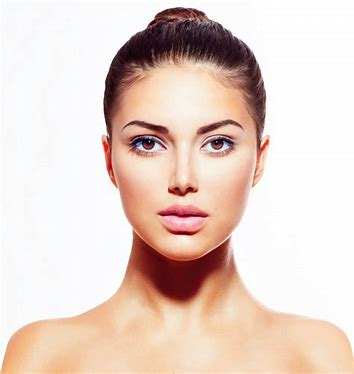
#> input picture images/face1.png, 354 x 374 px
$ python basics_opencv_image_manipulation.py
#> lines starting #> are read from the running program, lines starting #| are printed output that depends on the picture
import cv2
img = cv2.imread('./images/face1.png', 0)
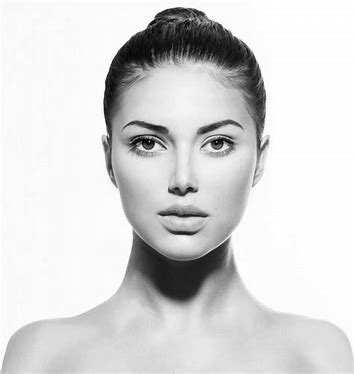
#> img: shape (374, 354); min 1, max 255, mean 215.3
# 0 is grayscale, 1 is color, -1 is unchanged
img = cv2.line(img, (0, 0), (255, 255), (255, 0, 0), 5)
# 0, 0 is the starting point, 255, 255 is the ending point, (255, 0, 0) is the color, 5 is the thickness
# draw a line on the image

img = cv2.arrowedLine(img, (0, 255), (255, 255), (0, 255, 0), 5)
# draw an arrowed line on the image

img = cv2.rectangle(img, (100, 0), (150, 200), (0, 0, 255), -1)
# draw a rectangle on the image
# -1 is the thickness, if it is -1, the rectangle will be filled with the color
# if it is 0, the rectangle will not be drawn
# if it is 1 or any other number, the rectangle will be drawn with the thickness of that number

img = cv2.circle(img, (200, 200), 50, (255, 255, 0), -1)
img = cv2.circle(img, (200, 200), 100, (0, 255, 100), 5)
img = cv2.putText(img, "This is awesome", (50, 100), cv2.FONT_HERSHEY_SIMPLEX, 1, (0, 0, 255), 10, cv2.LINE_AA)
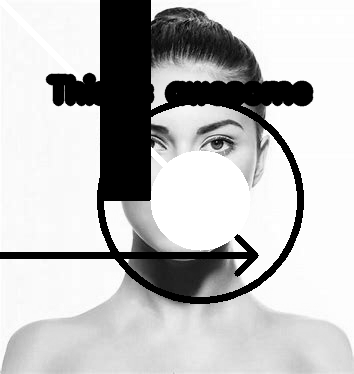
#> img: shape (374, 354); min 0, max 255, mean 189.4

cv2.imshow('image', img)

key = cv2.waitKey(0)
#> (key Esc is pressed here)
# 0 is infinite, the window will not close until you press any key
if key == 27:
    cv2.destroyAllWindows()
elif key == ord('s'):
    cv2.imwrite('./images/face1_gray1.png', img)
    cv2.destroyAllWindows()

# cv2.waitKey(5000)
# 0 is infinite, the window will not close until you press any key
# 5000 is 5 seconds, the window will close after 5 seconds

# cv2.imwrite('./images/face1_gray.png', img)

cv2.destroyAllWindows()

$ run again, with images/face2.png copied over images/face1.png
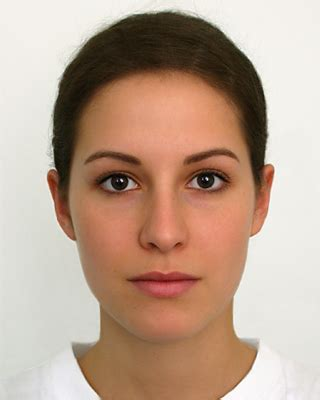
#> input picture images/face2.png, 320 x 400 px
#> `img = cv2.imread('./images/face1.png', 0)`:
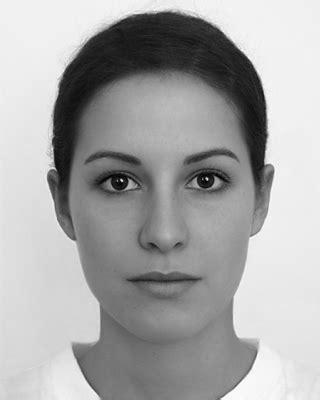
#> img: shape (400, 320); min 0, max 254, mean 167.2
#> `img = cv2.putText(img, "This is awesome", (50, 100), cv2.FONT_HERSHEY_..`:
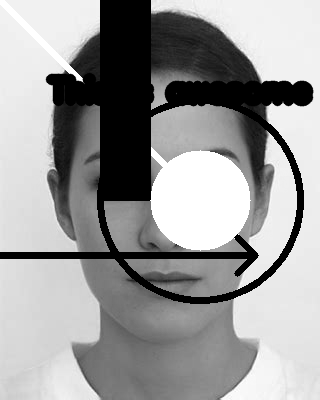
#> img: shape (400, 320); min 0, max 255, mean 153.9
